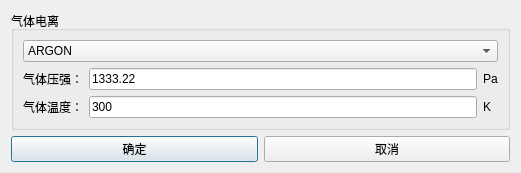
<?xml version="1.0" encoding="UTF-8"?>
<ui version="4.0">
 <class>Dialog</class>
 <widget class="QDialog" name="Dialog">
  <property name="geometry">
   <rect>
    <x>0</x>
    <y>0</y>
    <width>521</width>
    <height>155</height>
   </rect>
  </property>
  <property name="windowTitle">
   <string>气体电离</string>
  </property>
  <layout class="QVBoxLayout" name="verticalLayout_2">
   <item>
    <widget class="QGroupBox" name="groupBox">
     <property name="title">
      <string>气体电离</string>
     </property>
     <layout class="QVBoxLayout" name="verticalLayout">
      <item>
       <widget class="QComboBox" name="comboBox_type">
        <item>
         <property name="text">
          <string>ARGON</string>
         </property>
        </item>
        <item>
         <property name="text">
          <string>NITROGEN_GAS</string>
         </property>
        </item>
        <item>
         <property name="text">
          <string>OXYGEN_GAS</string>
         </property>
        </item>
        <item>
         <property name="text">
          <string>HYDROGEN_GAS</string>
         </property>
        </item>
        <item>
         <property name="text">
          <string>HELIUM</string>
         </property>
        </item>
        <item>
         <property name="text">
          <string>MERCURY</string>
         </property>
        </item>
        <item>
         <property name="text">
          <string>WATER_VAPOR</string>
         </property>
        </item>
        <item>
         <property name="text">
          <string>NEON</string>
         </property>
        </item>
        <item>
         <property name="text">
          <string>KRYPTON</string>
         </property>
        </item>
        <item>
         <property name="text">
          <string>XENON</string>
         </property>
        </item>
        <item>
         <property name="text">
          <string>CARBON_DIOXIDE</string>
         </property>
        </item>
       </widget>
      </item>
      <item>
       <layout class="QGridLayout" name="gridLayout">
        <item row="1" column="0">
         <widget class="QLabel" name="label_2">
          <property name="text">
           <string>气体温度：</string>
          </property>
         </widget>
        </item>
        <item row="0" column="1">
         <widget class="QLineEdit" name="lineEdit">
          <property name="text">
           <string>1333.22</string>
          </property>
         </widget>
        </item>
        <item row="1" column="1">
         <widget class="QLineEdit" name="lineEdit_2">
          <property name="text">
           <string>300</string>
          </property>
         </widget>
        </item>
        <item row="0" column="0">
         <widget class="QLabel" name="label">
          <property name="text">
           <string>气体压强：</string>
          </property>
         </widget>
        </item>
        <item row="0" column="2">
         <widget class="QLabel" name="label_3">
          <property name="text">
           <string>Pa</string>
          </property>
         </widget>
        </item>
        <item row="1" column="2">
         <widget class="QLabel" name="label_4">
          <property name="text">
           <string>K</string>
          </property>
         </widget>
        </item>
       </layout>
      </item>
     </layout>
    </widget>
   </item>
   <item>
    <layout class="QHBoxLayout" name="horizontalLayout">
     <item>
      <widget class="QPushButton" name="pushButton_ok">
       <property name="text">
        <string>确定</string>
       </property>
      </widget>
     </item>
     <item>
      <widget class="QPushButton" name="pushButton_cancel">
       <property name="text">
        <string>取消</string>
       </property>
      </widget>
     </item>
    </layout>
   </item>
  </layout>
 </widget>
 <resources/>
 <connections/>
</ui>
